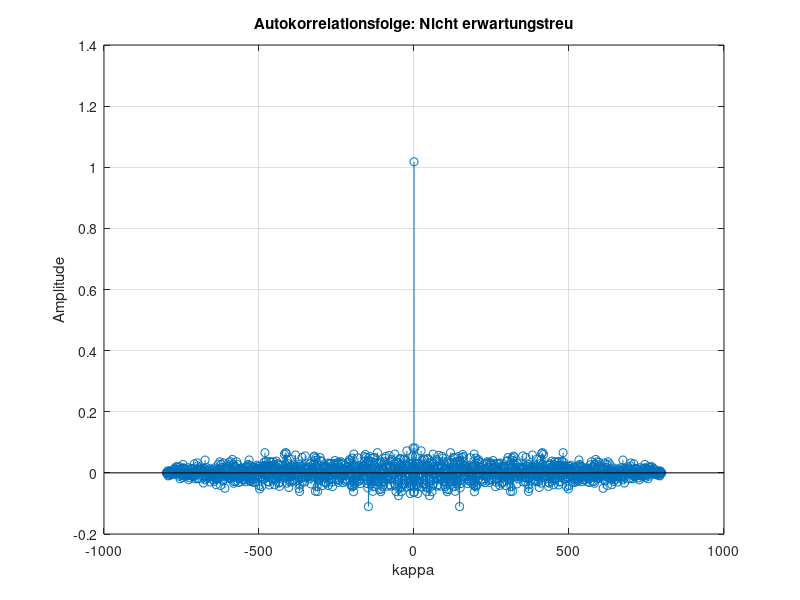
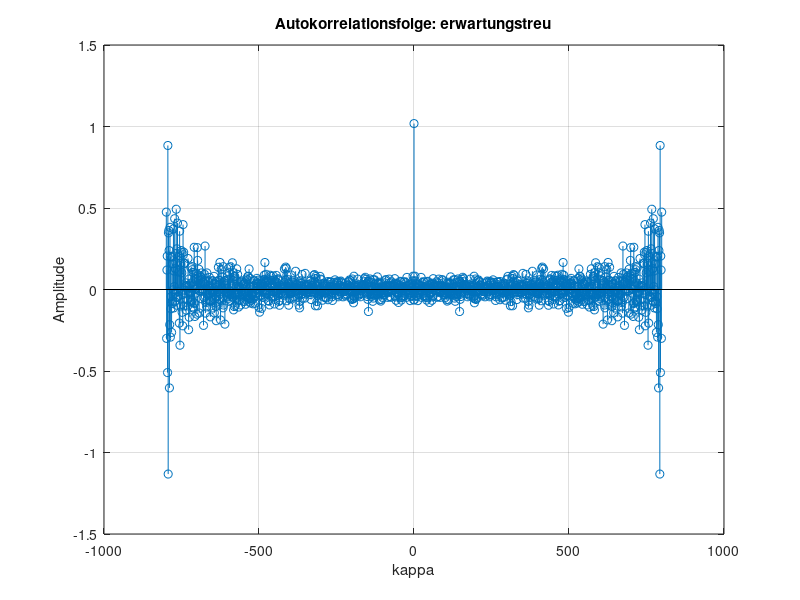
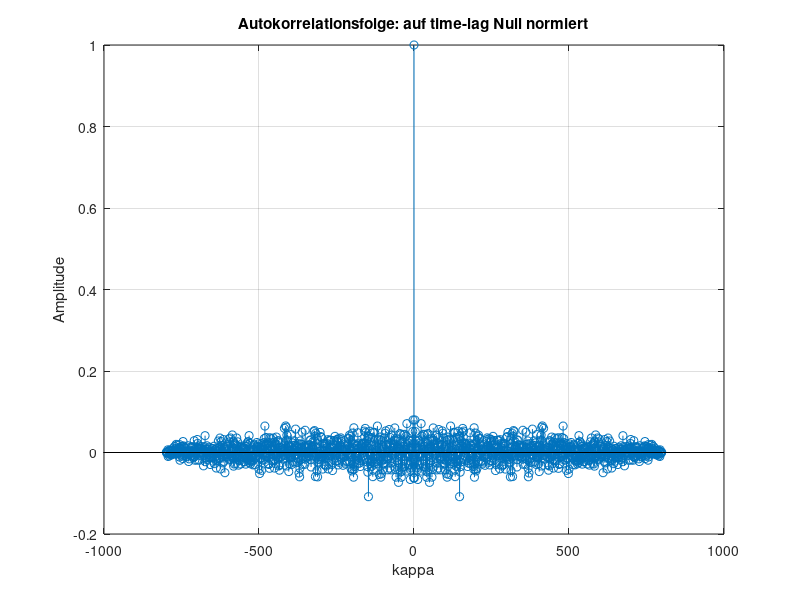

MATLAB code to generate these figures, in order: (Note: this script raises an error after producing the figures.)
% ##############################################################################
% ##  Loesung:  Korrelationsfolgen                                            ##
% ##  ----------------------------------------------------------------------  ##
% ##  Benoetigte(s) m-File(s):  ldtft.m                                       ##
% ##############################################################################

% #####  Teilaufgabe a:  weisse Rauschfolge  #####
n = randn(800,1);
kappa = -799:799;
s_biased   = xcorr(n,'biased').';
s_unbiased = xcorr(n,'unbiased').';
s_coeff    = xcorr(n,'coeff').';

% # grafische Ausgabe # %
% Autokorrelationsfolge: Nicht erwartungstreu
figure; 
stem(kappa,s_biased);   
grid; 
xlabel('kappa'); 
ylabel('Amplitude'); 
title('Autokorrelationsfolge: Nicht erwartungstreu');

% Autokorrelationsfolge: erwartungstreu
figure; 
stem(kappa,s_unbiased); 
grid; 
xlabel('kappa'); 
ylabel('Amplitude'); 
title('Autokorrelationsfolge: erwartungstreu');

% Autokorrelationsfolge: auf time-lag Null normiert
figure; 
stem(kappa,s_coeff);    
grid; 
xlabel('kappa'); 
ylabel('Amplitude'); 
title('Autokorrelationsfolge: auf time-lag Null normiert');

% #####  Teilaufgabe b:  Leistungsdichtespektrum  #####
n = randn(200,1);
s = xcorr(n,'biased');
[S W] = ldtft(s,512);

% # grafische Ausgabe # %
figure; 
semilogy(W/pi, abs(S) ); % normierte Frequenz
grid; 
xlabel('Omega/pi'); 
ylabel('|S_xx(exp(j*Omega))|'); 
title('Leistungsdichtespektrum');
% #####  EOF  #####
